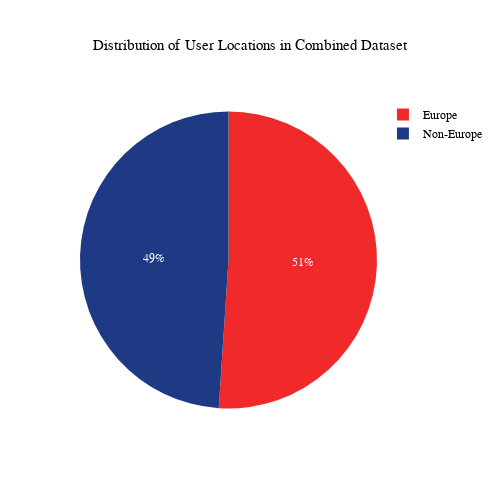

Notebook code for this chart:
### Code cell
# Sample data (replace with your actual data)
import plotly.express as px

europe_users = 218074
non_europe_users = 209137

# Labels for the pie chart
labels = ['Europe', 'Non-Europe']

# Sizes for each category
sizes = [europe_users, non_europe_users]

# Custom colors
colors = ['#f02a2a', '#1f3a85']

# Create a pie chart using plotly
fig = px.pie(names=labels, values=sizes, title='Distribution of User Locations in Combined Dataset',
             color_discrete_sequence=colors, width=500, height=500)

fig.update_layout(
    font={'family': 'Helvetica', 'size': 12, 'color': 'black'},
    title={'text': 'Distribution of User Locations in Combined Dataset', 'font': {'family': 'Helvetica, Arial, sans-serif', 'size': 15},'x': 0.5}
)
# Show the plot
fig.show()

### Figure 1 — Plotly figure (JSON) as saved in the notebook; plotly's stock layout.template omitted (floating-point values rounded to 4 significant figures)
{"data": [{"domain": {"x": [0, 1], "y": [0, 1]}, "hovertemplate": "label=%{label}<br>value=%{value}<extra></extra>", "labels": ["Europe", "Non-Europe"], "legendgroup": "", "name": "", "showlegend": true, "type": "pie", "values": [218074, 209137]}], "layout": {"font": {"color": "black", "family": "Helvetica", "size": 12}, "height": 500, "legend": {"tracegroupgap": 0}, "piecolorway": ["#f02a2a", "#1f3a85"], "title": {"font": {"family": "Helvetica, Arial, sans-serif", "size": 15}, "text": "Distribution of User Locations in Combined Dataset", "x": 0.5}, "width": 500}}
